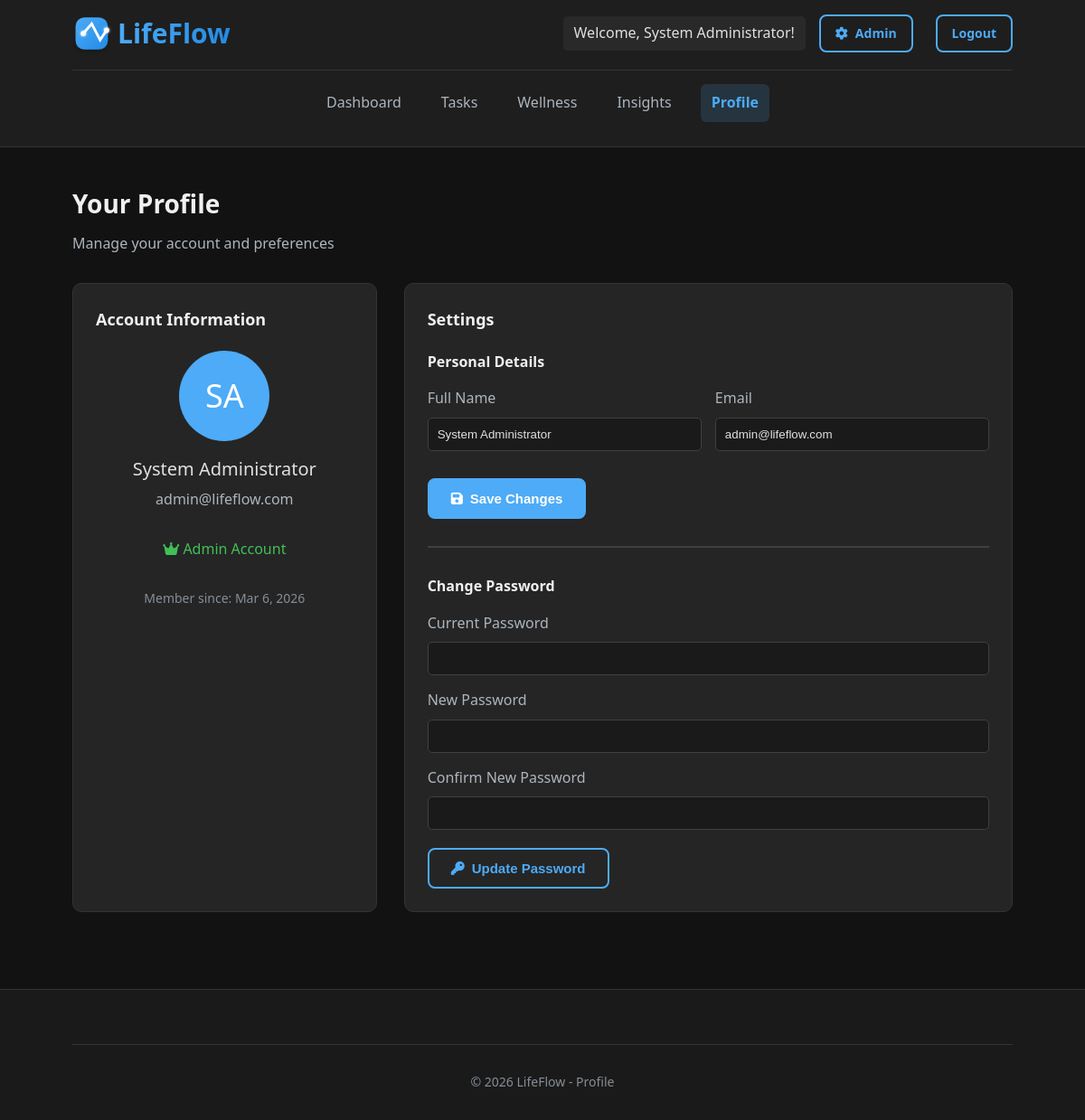
Page /profile.php (signed in) on the committed database.
### tables this page shows
CREATE TABLE `users` (`user_id`, `full_name`, `email`, `password_hash`, `role`, `created_at`, `updated_at`);

### profile.php (called while the page is built, shortened)
<?php
require_once 'includes/session.php';
require_once 'includes/functions.php';
$userId = $_SESSION['user_id'];
$stmt = $pdo->prepare("SELECT * FROM users WHERE user_id = ?");
$stmt->execute([$userId]);
$user = $stmt->fetch();
include 'templates/dashboard-header.php';
include 'templates/profile-content.php';
include 'templates/dashboard-footer.php';
?>

### includes/functions.php (called while the page is built, shortened)
<?php
function escape($string) {
    return htmlspecialchars($string, ENT_QUOTES, 'UTF-8');
}
function getInitials($name) {
    $words = explode(' ', $name);
    $initials = '';
    foreach ($words as $word) {
        $initials .= strtoupper(substr($word, 0, 1));
    }
    return substr($initials, 0, 2);
}
?>

### templates/profile-content.php (the view, shortened to what this page needs)
<h2>Your Profile</h2>
<p style="color:#adb5bd; margin-bottom:30px;">Manage your account and preferences</p>
<div style="display:grid; grid-template-columns:1fr 2fr; gap:30px;">
    <div class="card">
        <h3 class="card-title">Account Information</h3>
        <div style="text-align:center; margin-top:20px;">
            <div style="width:100px; height:100px; background:#4dabf7; border-radius:50%; display:flex; align-items:center; justify-content:center; margin:0 auto 15px; font-size:36px; color:white;">
                <?php echo getInitials($user['full_name']); ?>
            </div>
            <div style="font-size:20px; color:#e0e0e0; margin-bottom:5px;"><?php echo escape($user['full_name']); ?></div>
            <div style="color:#adb5bd; margin-bottom:20px;"><?php echo escape($user['email']); ?></div>
            <div style="background:#252525; padding:10px; border-radius:5px; color:#40c057;">
                <i class="fas fa-<?php echo $user['role'] === 'admin' ? 'crown' : 'user-graduate'; ?>"></i>
                <?php echo ucfirst($user['role']); ?> Account
            </div>
            <div style="margin-top:20px; color:#868e96; font-size:14px;">
                Member since: <?php echo date('M j, Y', strtotime($user['created_at'])); ?>
            </div>
        </div>
    </div>
    <div class="card">
        <h3 class="card-title">Settings</h3>
        <form method="POST" style="margin-top:20px;">
            <h4 style="color:#f0f0f0; margin-bottom:15px;">Personal Details</h4>
            <div style="display:grid; grid-template-columns:1fr 1fr; gap:15px; margin-top:10px;">
                <div>
                    <label style="display:block; margin-bottom:8px; color:#adb5bd;">Full Name</label>
                    <input type="text" name="full_name" value="<?php echo escape($user['full_name']); ?>"
                           style="width:100%; padding:10px; background:#1a1a1a; border:1px solid #404040; color:#e0e0e0; border-radius:5px;" required>
                </div>
                <div>
                    <label style="display:block; margin-bottom:8px; color:#adb5bd;">Email</label>
                    <input type="email" name="email" value="<?php echo escape($user['email']); ?>"
                           style="width:100%; padding:10px; background:#1a1a1a; border:1px solid #404040; color:#e0e0e0; border-radius:5px;" required>
                </div>
            </div>
            <div style="margin-top:30px;">
                <button type="submit" name="update_profile" class="btn btn-primary">
                    <i class="fas fa-save"></i> Save Changes
                </button>
            </div>
        </form>
        <hr style="border:1px solid #404040; margin:30px 0;">
        <form method="POST">
            <h4 style="color:#f0f0f0; margin-bottom:15px;">Change Password</h4>
            <div style="display:grid; grid-template-columns:1fr; gap:15px;">
                <div>
                    <label style="display:block; margin-bottom:8px; color:#adb5bd;">Current Password</label>
                    <input type="password" name="current_password"
                           style="width:100%; padding:10px; background:#1a1a1a; border:1px solid #404040; color:#e0e0e0; border-radius:5px;" required>
                </div>
                <div>
                    <label style="display:block; margin-bottom:8px; color:#adb5bd;">New Password</label>
                    <input type="password" name="new_password"
                           style="width:100%; padding:10px; background:#1a1a1a; border:1px solid #404040; color:#e0e0e0; border-radius:5px;" required>
                </div>
                <div>
                    <label style="display:block; margin-bottom:8px; color:#adb5bd;">Confirm New Password</label>
                    <input type="password" name="confirm_password"
                           style="width:100%; padding:10px; background:#1a1a1a; border:1px solid #404040; color:#e0e0e0; border-radius:5px;" required>
                </div>
            </div>
            <div style="margin-top:20px;">
                <button type="submit" name="change_password" class="btn btn-outline">
                    <i class="fas fa-key"></i> Update Password
                </button>
            </div>
        </form>
    </div>
</div>

### assets/css/styles.css (style rules this page uses)
* { margin: 0; padding: 0; box-sizing: border-box; }
body { background: #121212; color: #f0f0f0; font-family: 'Segoe UI', Tahoma, Geneva, Verdana, sans-serif; line-height: 1.6; min-height: 100vh; }
.btn { padding: 12px 24px; border: none; border-radius: 8px; cursor: pointer; font-weight: 600; font-size: 15px; text-decoration: none; display: inline-flex; align-items: center; justify-content: center; gap: 8px; transition: all 0.2s; }
.btn-primary { background: #4dabf7; color: white; border: 2px solid #4dabf7; }
.btn-outline { background: transparent; color: #4dabf7; border: 2px solid #4dabf7; }
.card { background: #252525; padding: 25px; border-radius: 10px; border: 1px solid #333; margin-bottom: 25px; }
.card-title { color: #f0f0f0; font-size: 18px; display: flex; align-items: center; gap: 10px; font-weight: 600; }
.dashboard-main h2 { color: #f0f0f0; margin-bottom: 10px; font-size: 28px; font-weight: 700; }

### rows in the picture
users: full_name "SA", full_name "System Administrator", email "admin@lifeflow.com", role "Admin", created_at "Mar 6, 2026"

### other values in the picture
$_SESSION['full_name'] "System Administrator"
$pageTitle "Profile"
